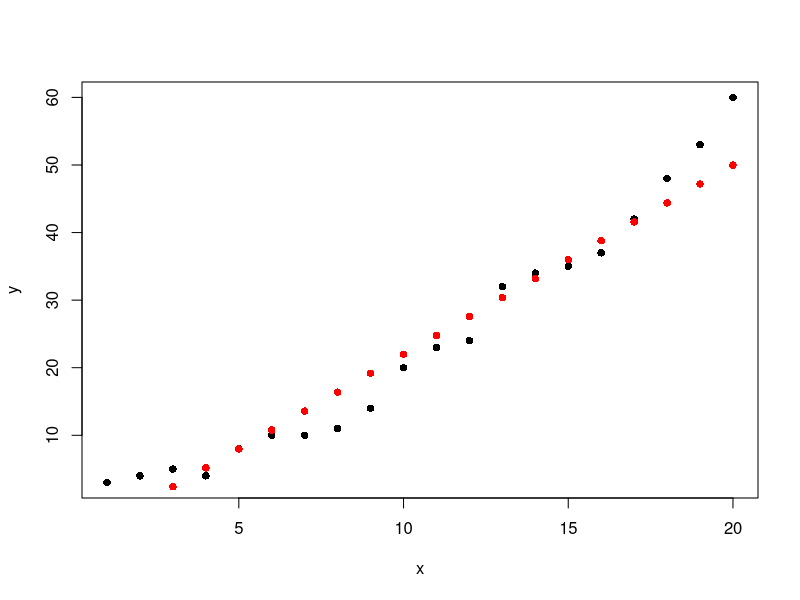
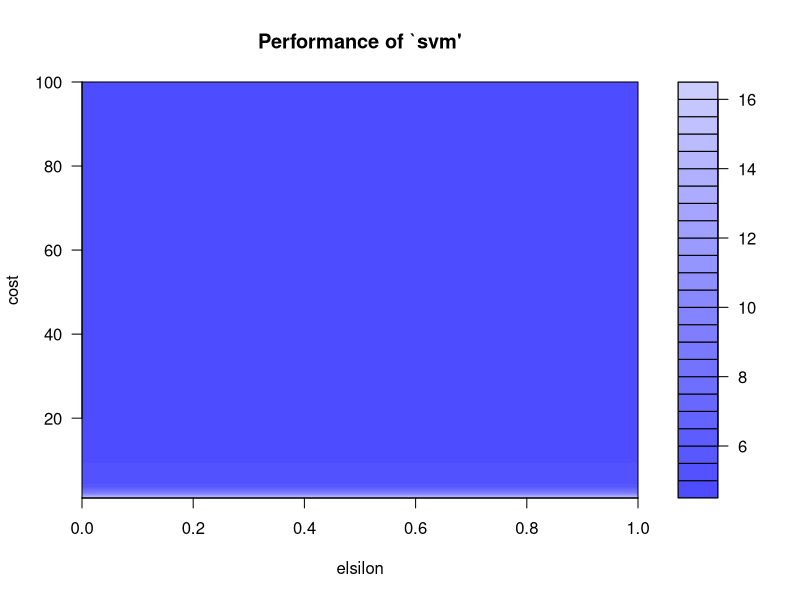

Recreate these plots in R, in order.
toy <- read.csv("simpletoy.csv",
               header = TRUE)
plot(toy,pch=16)
library(e1071)
svm.model <- svm(y ~ x, data = toy, kernel='linear')
#print(svm.model$coefs)
W <- crossprod(svm.model$coefs,svm.model$SV)
b <- svm.model$rho
svm.predict <- predict(svm.model,toy)
points(toy$x,svm.predict,col='red',pch=16)
library(Metrics)
RMSEsvm=rmse(svm.predict,toy$y)
OptModelsvm=tune(svm, y~x, data=toy,ranges=list(elsilon=seq(0,1,0.1), cost=1:100))
plot(OptModelsvm)
